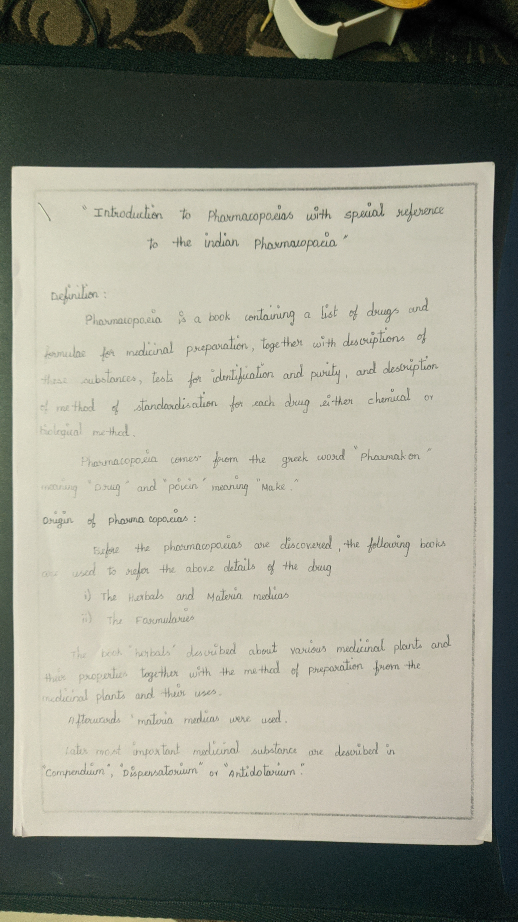
#> input picture document_basic.png, 1036 x 1843 px (shown at 1/2 size)
$ jupyter execute 'OCR TASK.ipynb'   (older library calls are emulated)
#> lines starting #> are read from the running program, lines starting #| are printed output that depends on the picture; after the words box and inside, x2 and y2 are one past the last pixel; in counts of white or black regions, pixels touching at a corner belong together
[cell 1]
from PIL import Image
import tempfile
import cv2
import numpy as np
import imutils

def set_image_dpi(file_path):
    im = Image.open(file_path)
    length_x, width_y = im.size
    factor = min(1, float(1024.0 / length_x))
    size = int(factor * length_x), int(factor * width_y)
    im_resized = im.resize(size, Image.ANTIALIAS)
    temp_file = tempfile.NamedTemporaryFile(delete=False, suffix='.png')
    temp_filename = temp_file.name
    im_resized.save(temp_filename, dpi=(300, 300))
    return temp_filename

def cont_canny(image):
    gray = cv2.cvtColor(image, cv2.COLOR_BGR2GRAY)
    gray = cv2.GaussianBlur(gray, (5, 5), 0)
    edged = cv2.Canny(gray, 75, 200)
    edged = cv2.adaptiveThreshold(edged,255,cv2.ADAPTIVE_THRESH_GAUSSIAN_C,cv2.THRESH_BINARY,11,2)
    (cnts, contours, hierarchy) = cv2.findContours(edged.copy(), cv2.RETR_LIST, cv2.CHAIN_APPROX_SIMPLE)
    contours = sorted(contours, key=cv2.contourArea, reverse=True)[1:5]
    screenCnt = contours[0]
    for c in contours:
        peri = cv2.arcLength(c, True)
        approx = cv2.approxPolyDP(c, 0.02 * peri, True)
        if len(approx) == 4:
            screenCnt = approx
            break
    cv2.drawContours(image,[screenCnt], -1, (0, 255, 0), 2)
    return screenCnt


def order_points(pts):
    s = pts.sum(axis=1)
    rect=np.zeros((4,2),dtype='float32')
    rect[0] = pts[np.argmin(s)]
    rect[2] = pts[np.argmax(s)]
    diff = np.diff(pts, axis=1)
    rect[1] = pts[np.argmin(diff)]
    rect[3] = pts[np.argmax(diff)]
    return rect


def four_point_transform(image, pts):
    rect = order_points(pts)
    (tl, tr, br, bl) = rect

    widthA = np.sqrt(((br[0] - bl[0]) ** 2) + ((br[1] - bl[1]) ** 2))
    widthB = np.sqrt(((tr[0] - tl[0]) ** 2) + ((tr[1] - tl[1]) ** 2))
    maxWidth = max(int(widthA), int(widthB))

    heightA = np.sqrt(((tr[0] - br[0]) ** 2) + ((tr[1] - br[1]) ** 2))
    heightB = np.sqrt(((tl[0] - bl[0]) ** 2) + ((tl[1] - bl[1]) ** 2))
    maxHeight = max(int(heightA), int(heightB))

    dst = np.array([[0, 0],[maxWidth - 1, 0],[maxWidth - 1, maxHeight - 1],[0, maxHeight - 1]], dtype="float32")

    M = cv2.getPerspectiveTransform(rect, dst)
    warped = cv2.warpPerspective(image, M, (maxWidth, maxHeight))
    return warped

def morph_bin(warped):
    #Sharpening of warped image
    _threshold=2
    blurred = cv2.GaussianBlur(warped, (5,5), 1.0)
    sharpened = 2.25 * warped - (1.35)* blurred
    sharpened = np.maximum(sharpened, np.zeros(sharpened.shape))
    sharpened = np.minimum(sharpened, 255 * np.ones(sharpened.shape))
    sharpened = sharpened.round().astype(np.uint8)
    if _threshold > 0:
        low_contrast_mask = np.absolute(warped - blurred) < _threshold
        np.copyto(sharpened, warped, where=low_contrast_mask)
    warped=sharpened
    warped = warped-(np.full_like(warped, 10))
    warped = cv2.cvtColor(warped, cv2.COLOR_BGR2GRAY)
    kernel = np.ones((5,5), np.uint8)
    img_erosion = cv2.erode(warped, kernel, iterations=1)
    (thresh, warped) = cv2.threshold(warped, 95, 255, cv2.THRESH_BINARY)
    warped = cv2.GaussianBlur(warped,(5,5),0)
    warped = cv2.adaptiveThreshold(warped,255,cv2.ADAPTIVE_THRESH_GAUSSIAN_C,cv2.THRESH_BINARY,11,1)
    denoised=cv2.fastNlMeansDenoising(warped, 3, 7, 21)
    cv2.imshow('Final',imutils.resize(denoised,height=500,width=500))
    cv2.waitKey(0)
    cv2.destroyAllWindows()

ratio1=min(float(1024/Image.open("document_basic.png").size[0]),1)
#> ratio1 = 0.988
ratio2=min(float(1024/Image.open("document_adv.png").size[0]),1)
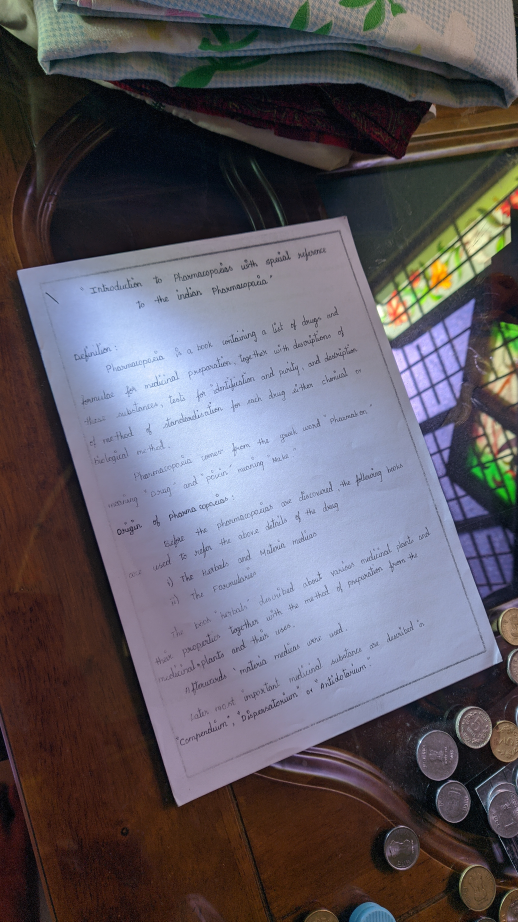
#> input picture document_adv.png, 1036 x 1843 px (shown at 1/2 size)
#> ratio2 = 0.988

img1_file_name=set_image_dpi("document_basic.png")
#> in set_image_dpi, im is the input picture: PIL image 1036x1843 RGB; mean R, G, B 148.8, 149.3, 135.6
img2_file_name=set_image_dpi("document_adv.png")
#> in set_image_dpi, im is the input picture: PIL image 1036x1843 RGB; mean R, G, B 95.1, 90.7, 99

img1=cv2.imread(img1_file_name)
screenCnt1=cont_canny(img1)
#> in cont_canny, `edged = cv2.Canny(gray, 75, 200)`:
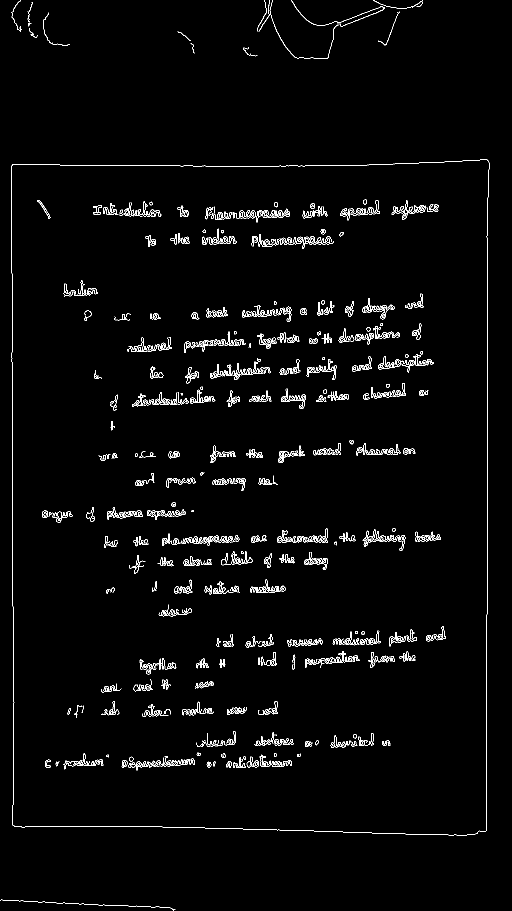
#> edged: shape (1821, 1024) (shown at 1/2 size); 2.2% white in thin lines or dots
#> in cont_canny, `edged = cv2.adaptiveThreshold(edged,255,cv2.ADAPTIVE_THRESH_GAUSSIAN_C..`:
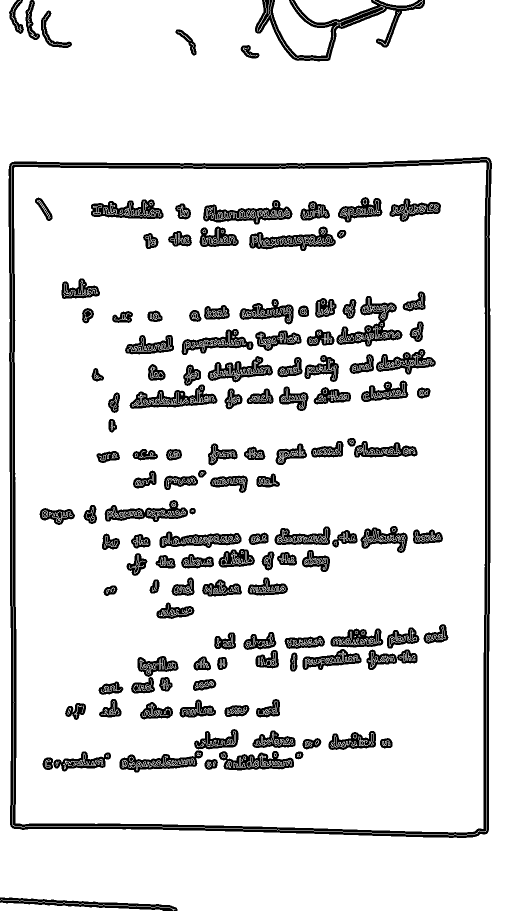
#> edged: shape (1821, 1024) (shown at 1/2 size); 89% white; 167 black regions (37 under 20 px)
#> in cont_canny, `(cnts, contours, hierarchy) = cv2.findContours(edged.copy(), cv2.RETR_..`: contours = 1091 contours, 448 with area under 20; largest, box (x1, y1, x2, y2) and area: (0, 0, 1024, 1821) 1831140, (16, 313, 985, 1677) 1289627, (22, 319, 979, 1671) 1262258, (22, 319, 979, 1671) 1262248, (28, 325, 973, 1665) 1235088
#> in cont_canny, `contours = sorted(contours, key=cv2.contourArea, reverse=True)[1:5]`: contours = 4 contours; box (x1, y1, x2, y2) and area: (16, 313, 985, 1677) 1289627, (22, 319, 979, 1671) 1262258, (22, 319, 979, 1671) 1262248, (28, 325, 973, 1665) 1235088
#> in cont_canny, `screenCnt = contours[0]`: screenCnt = contour of 200 points, box (x1, y1, x2, y2) (16, 313, 985, 1677), area 1289627
#> the loop in cont_canny, `for c in contours:` made 1 pass
#> (peri, screenCnt) on pass 1: (4637.2, [[978, 315], [976, 1665], [25, 1657], [18, 328]])
#> in cont_canny, `cv2.drawContours(image,[screenCnt], -1, (0, 255, 0), 2)`:
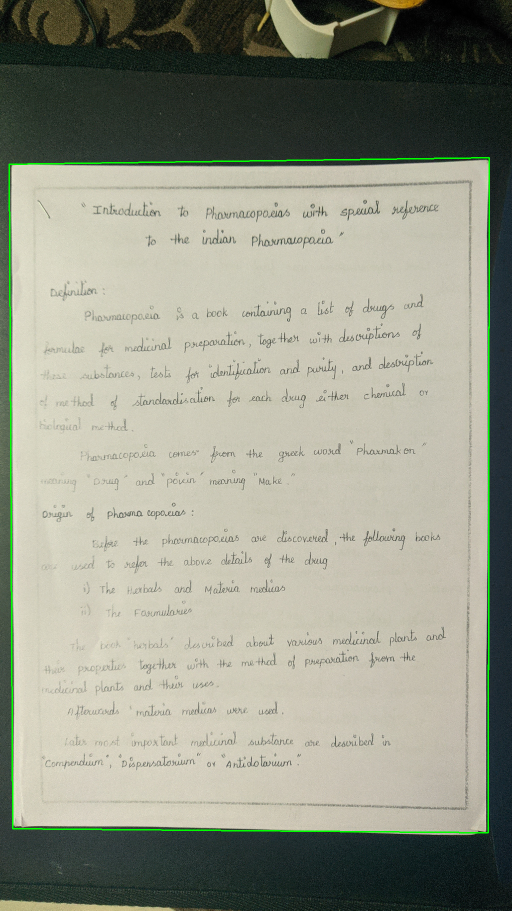
#> image: shape (1821, 1024, 3) (shown at 1/2 size); mean B, G, R 135.1, 150.7, 148.3
#> screenCnt1 = [[978, 315], [976, 1665], [25, 1657], [18, 328]]
img2=cv2.imread(img2_file_name)
screenCnt2=cont_canny(img2)
#> in cont_canny (call 2), `edged = cv2.Canny(gray, 75, 200)`: edged: shape (1821, 1024); 2.3% white in thin lines or dots
#> in cont_canny (call 2), `edged = cv2.adaptiveThreshold(edged,255,cv2.ADAPTIVE_THRESH_GAUSSIAN_C..`:
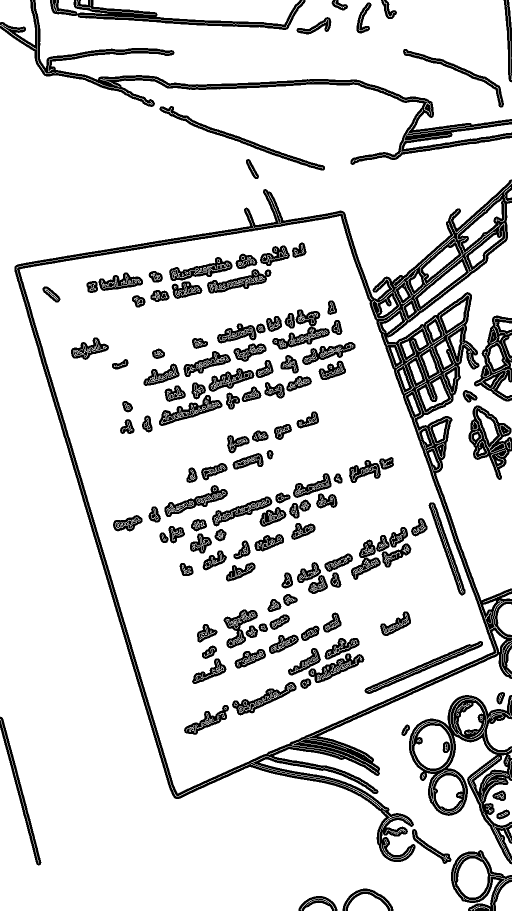
#> edged: shape (1821, 1024) (shown at 1/2 size); 86.2% white; 149 black regions (19 under 20 px)
#> in cont_canny (call 2), `(cnts, contours, hierarchy) = cv2.findContours(edged.copy(), cv2.RETR_..`: contours = 915 contours, 434 with area under 20; largest, box (x1, y1, x2, y2) and area: (0, 57, 1024, 1821) 741800, (39, 432, 987, 1587) 670628, (71, 0, 1024, 260) 138134, (774, 406, 1024, 1201) 59668, (186, 0, 599, 49) 13196
#> in cont_canny (call 2), `contours = sorted(contours, key=cv2.contourArea, reverse=True)[1:5]`: contours = 4 contours; box (x1, y1, x2, y2) and area: (39, 432, 987, 1587) 670628, (71, 0, 1024, 260) 138134, (774, 406, 1024, 1201) 59668, (186, 0, 599, 49) 13196
#> in cont_canny (call 2), `screenCnt = contours[0]`: screenCnt = contour of 1979 points, box (x1, y1, x2, y2) (39, 432, 987, 1587), area 670628
#> the loop in cont_canny (call 2), `for c in contours:` made 1 pass
#> (peri, screenCnt) on pass 1: (3610.6, [[680, 432], [39, 539], [355, 1586], [986, 1303]])
#> in cont_canny (call 2), `cv2.drawContours(image,[screenCnt], -1, (0, 255, 0), 2)`:
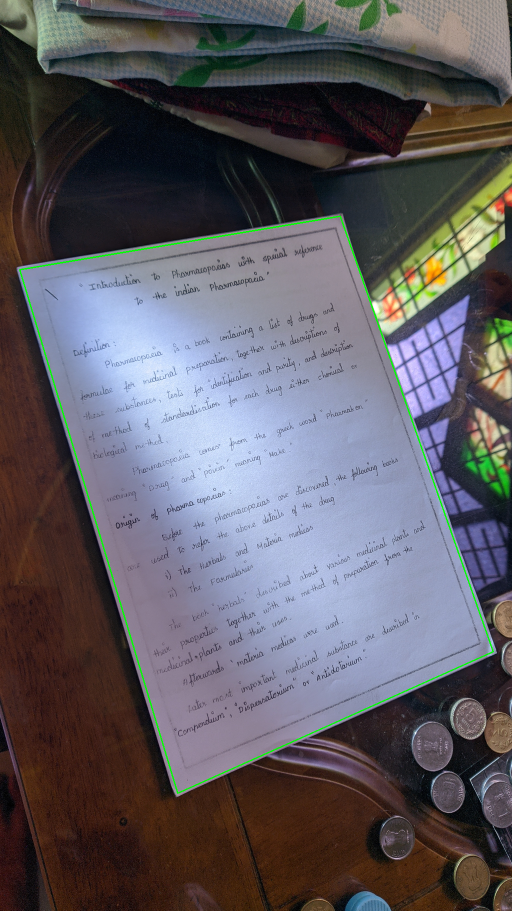
#> image: shape (1821, 1024, 3) (shown at 1/2 size); mean B, G, R 98.2, 91.3, 94.4
#> screenCnt2 = [[680, 432], [39, 539], [355, 1586], [986, 1303]]

pts1 = np.array(screenCnt1.reshape(4, 2) * ratio1)
#> pts1 = [[966.7, 311.4], [964.7, 1645.7], [24.71, 1637.8], [17.79, 324.2]]
pts2 = np.array(screenCnt2.reshape(4, 2) * ratio2)
#> pts2 = [[672.1, 427], [38.55, 532.8], [350.9, 1567.6], [974.6, 1287.9]]
warped1 = four_point_transform(np.asarray(Image.open("document_basic.png")), pts1)
#> in order_points, `s = pts.sum(axis=1)`: s = [1278, 2610.4, 1662.5, 342]
#> in order_points, `diff = np.diff(pts, axis=1)`: diff = [-655.3, 681, 1613.1, 306.4]
#> in four_point_transform, `rect = order_points(pts)`: rect = [[17.79, 324.2], [966.7, 311.4], [964.7, 1645.7], [24.71, 1637.8]]
#> in four_point_transform, `(tl, tr, br, bl) = rect`: tl = [17.79, 324.2]; tr = [966.7, 311.4]; br = [964.7, 1645.7]; bl = [24.71, 1637.8]
#> in four_point_transform, `widthA = np.sqrt(((br[0] - bl[0]) ** 2) + ((br[1] - bl[1]) ** 2))`: widthA = 940
#> in four_point_transform, `widthB = np.sqrt(((tr[0] - tl[0]) ** 2) + ((tr[1] - tl[1]) ** 2))`: widthB = 949
#> in four_point_transform, `maxWidth = max(int(widthA), int(widthB))`: maxWidth = 948
#> in four_point_transform, `heightA = np.sqrt(((tr[0] - br[0]) ** 2) + ((tr[1] - br[1]) ** 2))`: heightA = 1334.4
#> in four_point_transform, `heightB = np.sqrt(((tl[0] - bl[0]) ** 2) + ((tl[1] - bl[1]) ** 2))`: heightB = 1313.6
#> in four_point_transform, `maxHeight = max(int(heightA), int(heightB))`: maxHeight = 1334
#> in four_point_transform, `dst = np.array([[0, 0],[maxWidth - 1, 0],[maxWidth - 1, maxHeight - 1]..`: dst = [[0, 0], [947, 0], [947, 1333], [0, 1333]]
#> in four_point_transform, `M = cv2.getPerspectiveTransform(rect, dst)`: M = [[1.01, -0.00533, -16.27], [0.0136, 1, -325.5], [1.66e-05, -7.19e-06, 1]]
#> in four_point_transform, `warped = cv2.warpPerspective(image, M, (maxWidth, maxHeight))`:
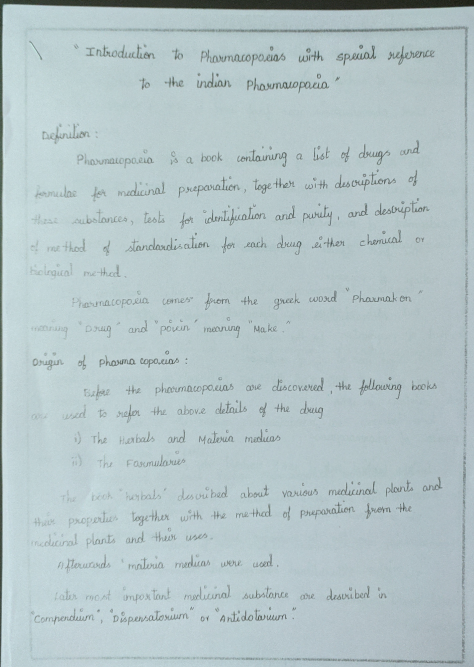
#> warped: shape (1334, 948, 3) (shown at 1/2 size); mean of channels 0, 1, 2 199.5, 196.5, 179.5; drawn as B, G, R
warped2 = four_point_transform(np.asarray(Image.open("document_adv.png")), pts2)

morph_bin(warped1)
#> in morph_bin, `(thresh, warped) = cv2.threshold(warped, 95, 255, cv2.THRESH_BINARY)`: warped: shape (1334, 948); 96.8% white; 2307 black regions (2040 under 20 px), largest, box (x1, y1, x2, y2) and area: (0, 0, 948, 1330) 20096, (735, 468, 782, 490) 165, (724, 91, 752, 119) 132
#> in morph_bin, `warped = cv2.adaptiveThreshold(warped,255,cv2.ADAPTIVE_THRESH_GAUSSIAN..`: warped: shape (1334, 948); 94.9% white; 1136 black regions (420 under 20 px), largest, box (x1, y1, x2, y2) and area: (0, 0, 948, 1330) 11311, (730, 756, 803, 800) 640, (498, 298, 574, 327) 607
morph_bin(warped2)
#> in morph_bin (call 2), `img_erosion = cv2.erode(warped, kernel, iterations=1)`:
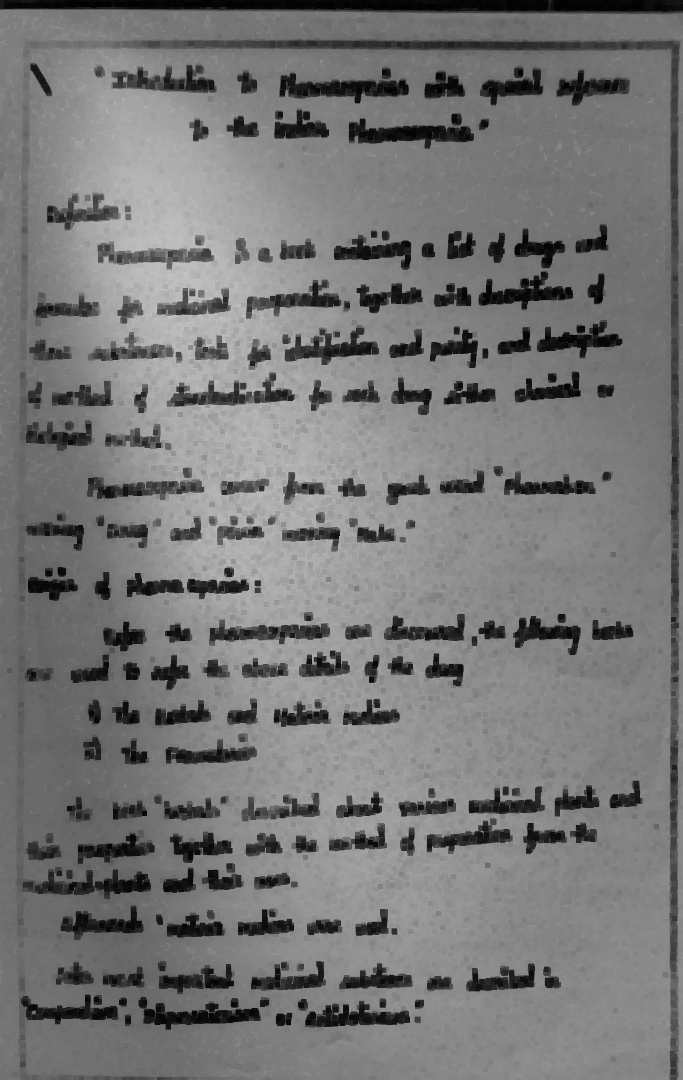
#> img_erosion: shape (1080, 683); min 1, max 200, mean 118.6
#> in morph_bin (call 2), `(thresh, warped) = cv2.threshold(warped, 95, 255, cv2.THRESH_BINARY)`: warped: shape (1080, 683); 95.4% white; black in thin lines or dots
#> in morph_bin (call 2), `warped = cv2.adaptiveThreshold(warped,255,cv2.ADAPTIVE_THRESH_GAUSSIAN..`: warped: shape (1080, 683); 91.9% white; 775 black regions (247 under 20 px), largest, box (x1, y1, x2, y2) and area: (0, 0, 683, 12) 4938, (161, 41, 679, 418) 3670, (557, 70, 629, 105) 641
#> in morph_bin (call 2), `cv2.imshow('Final',imutils.resize(denoised,height=500,width=500))`:
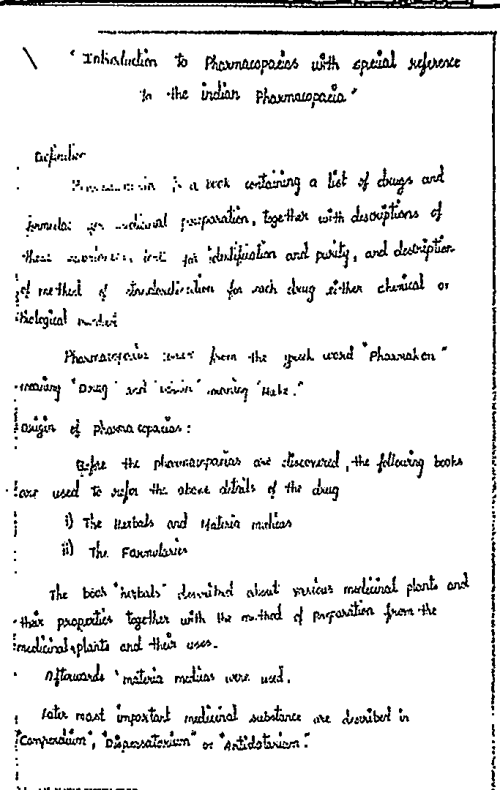
#> window 'Final': shape (790, 500); min 0, max 255, mean 234.3
